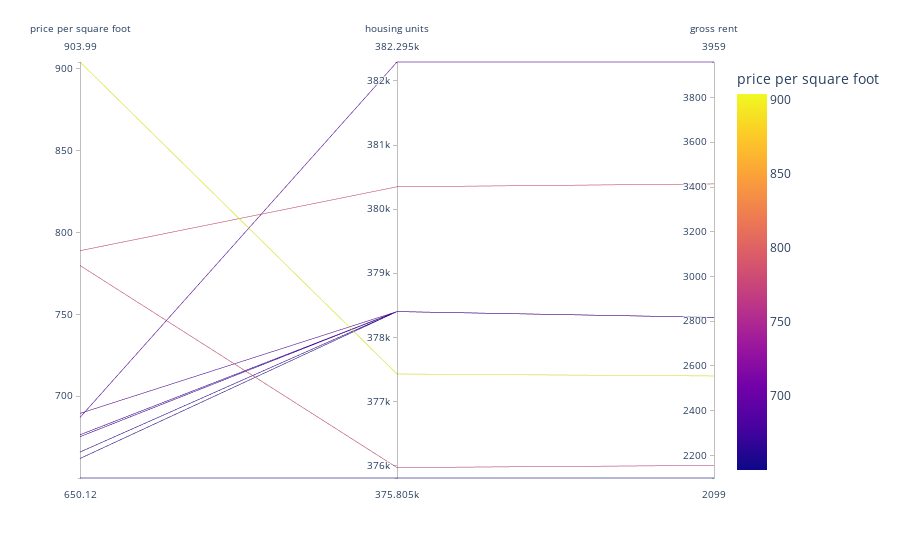

Write notebook code for a chart like this one.
### Code cell
# parallel_coordinates()
parallel_coordinates(census_df)

### Figure 1 — Plotly figure (JSON) as saved in the notebook; plotly's stock layout.template omitted (floating-point values rounded to 4 significant figures)
{"data": [{"dimensions": [{"label": "price per square foot", "values": [904.0, 788.8, 779.8, 689.6, 687.1, 676.5, 675.4, 666.0, 662.0, 650.1]}, {"label": "housing units", "values": [377400.0, 380348, 376000.0, 378401, 382295, 378401, 378401, 378401, 378401, 375805]}, {"label": "gross rent", "values": [2555.0, 3414, 2155.0, 2817.0, 3959, 2817.0, 2817.0, 2817.0, 2817.0, 2099]}], "domain": {"x": [0, 1], "y": [0, 1]}, "line": {"color": [904.0, 788.8, 779.8, 689.6, 687.1, 676.5, 675.4, 666.0, 662.0, 650.1], "coloraxis": "coloraxis"}, "name": "", "type": "parcoords"}], "layout": {"coloraxis": {"colorbar": {"title": {"text": "price per square foot"}}, "colorscale": [[0, "#0d0887"], [0.1111, "#46039f"], [0.2222, "#7201a8"], [0.3333, "#9c179e"], [0.4444, "#bd3786"], [0.5556, "#d8576b"], [0.6667, "#ed7953"], [0.7778, "#fb9f3a"], [0.8889, "#fdca26"], [1, "#f0f921"]]}, "legend": {"tracegroupgap": 0}, "margin": {"t": 60}}}
